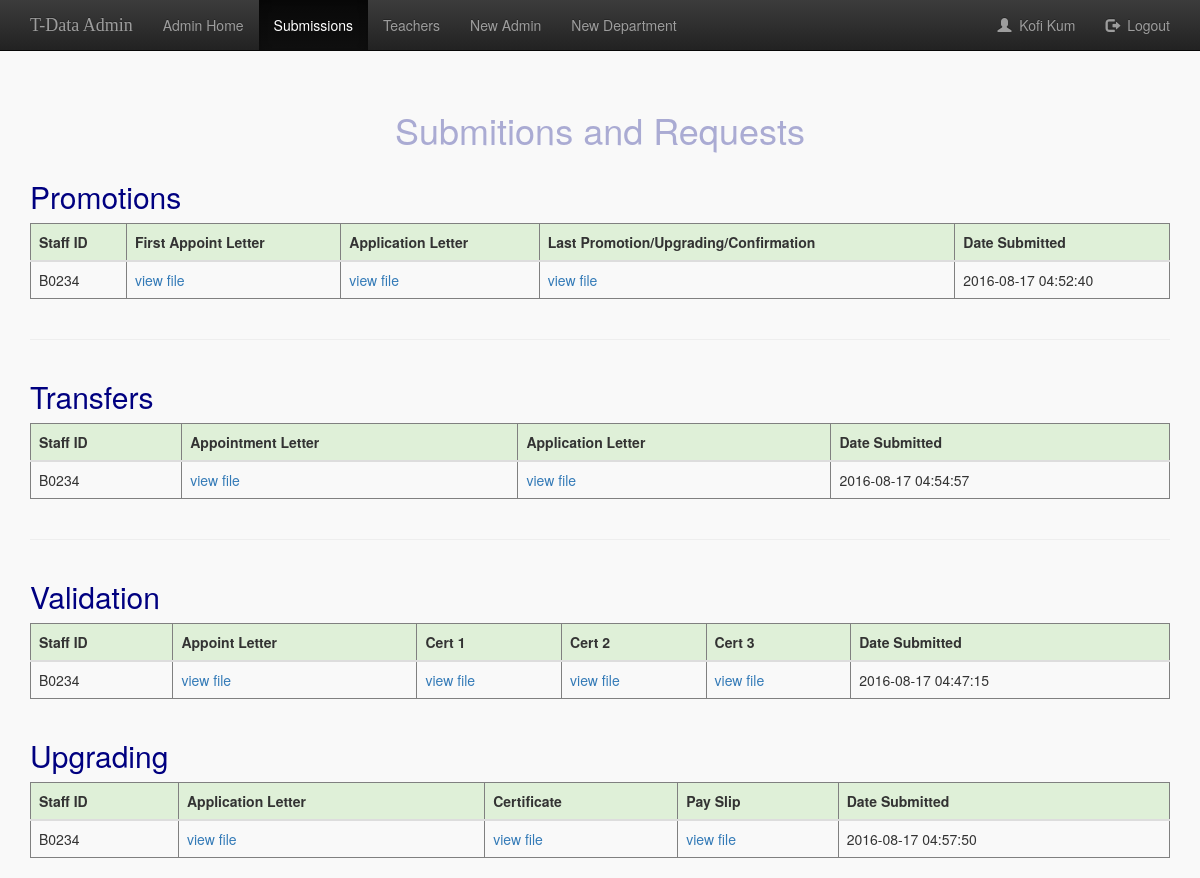
The app's page /admin/submision.php (signed in) with its own data.
### tables this page shows
CREATE TABLE `promotion` (
  `id` int(11) NOT NULL,
  `tr_id` varchar(11) NOT NULL,
  `firstAppoint` varchar(25) NOT NULL,
  `applicLetter` varchar(25) NOT NULL,
  `last_promo` varchar(25) NOT NULL,
  `last_log_date` timestamp NOT NULL
);

CREATE TABLE `transfer` (
  `id` int(11) NOT NULL,
  `tr_id` varchar(11) NOT NULL,
  `firstAppoint` varchar(25) NOT NULL,
  `transferApp` varchar(25) NOT NULL,
  `upload_date` timestamp NOT NULL
);

CREATE TABLE `validation` (
  `id` int(11) NOT NULL,
  `tr_id` varchar(11) NOT NULL,
  `appletter` varchar(25) NOT NULL,
  `cert1` varchar(25) NOT NULL,
  `cert2` varchar(25) NOT NULL,
  `cert3` varchar(25) NOT NULL,
  `upload_date` timestamp NOT NULL
);

CREATE TABLE `upgrading_tb` (
  `id` int(11) NOT NULL,
  `tr_id` varchar(11) NOT NULL,
  `app_letter` varchar(25) NOT NULL,
  `certificate` varchar(25) NOT NULL,
  `pay_slip` varchar(25) NOT NULL,
  `last_log_date` timestamp NOT NULL
);

### admin/submision.php (the view, shortened to what this page needs)
<?php
include_once 'dbconnect.php';
$query = $MySQLi_CON->query("SELECT * FROM admin WHERE user_id=".$_SESSION['adminSession']);
$userRow=$query->fetch_array();
?>
<!DOCTYPE html>
<head>
<link href="bootstrap/css/bootstrap.min.css" rel="stylesheet" media="screen">
<link href="bootstrap/css/bootstrap-theme.min.css" rel="stylesheet" media="screen">
<link rel="stylesheet" href="style.css" type="text/css" />
</head>
<body>
<nav class="navbar navbar-inverse navbar-fixed-top">
      <div class="container">
        <div class="navbar-header">
          <a class="navbar-brand" href="">T-Data Admin</a>
        </div>
        <div id="navbar" class="navbar-collapse collapse">
          <ul class="nav navbar-nav">
            <li><a href="home.php">Admin Home</a></li>
            <li class="active"><a href="#">Submissions</a></li>
            <li><a href="teacher_list.php">Teachers</a></li>
            <li><a href="register.php">New Admin</a></li>
            <li><a href="reg_department.php">New Department</a></li>
          </ul>
          <ul class="nav navbar-nav navbar-right">
            <li><a href="#"><span class="glyphicon glyphicon-user"></span>&nbsp; <?php echo $userRow['user_name']; ?></a></li>
            <li><a href="logout.php?logout"><span class="glyphicon glyphicon-log-out"></span>&nbsp; Logout</a></li>
          </ul>
        </div>
      </div>
    </nav>
<div class="container" style="margin-top:90px;" >
  <div class="row">
    <h1 style="color:#aaabd3;text-align:center">Submitions and Requests</h1>
  <div class = "col-md-12 success" >
      <div class = "row">
         <div class = "col-md-12" >
          <h2 style="color:navy;">Promotions</h2>
           <table class="table" border="1" >
           <thead >
             <tr class="success">
               <th>Staff ID</th>
               <th>First Appoint Letter</th>
               <th>Application Letter</th>
               <th>Last Promotion/Upgrading/Confirmation</th>
               <th>Date Submitted</th>
             </tr>
           </thead>
            <?php
              $sql = "SELECT * FROM promotion ORDER BY `promotion`.`last_log_date` DESC";
              $result = $MySQLi_CON->query($sql);
               if ($result) {
                   while($row = $result->fetch_assoc()) {
            ?>
           <tbody>
             <tr>
               <td><?php echo $row["tr_id"];?></td>
               <td><a href="../user/promotion/appointletter/<?php echo $row['firstAppoint'] ?>" target="_blank">view file</a></td>
               <td><a href="../user/promotion/applictletter/<?php echo $row['applicLetter'] ?>" target="_blank">view file</a></td>
               <td><a href="../user/promotion/promoletter/<?php echo $row['last_promo'] ?>" target="_blank">view file</a></td>
               <td><?php echo $row["last_log_date"];?></td>
             </tr>
           </tbody>
            <?php
              }
                } else {
                        echo "There are no Submitions For Promotion";
                        }
            ?>
            </table>
        </div>
      </div>
      <hr />
<div class = "row">
  <div class = "col-md-12" >
  <h2 style="color:navy;">Transfers</h2>
    <table class="table" border="1" >
      <thead >
          <tr class="success">
            <th>Staff ID</th>
            <th>Appointment Letter</th>
            <th>Application Letter</th>
            <th>Date Submitted</th>
          </tr>
    </thead>
        <?php
         $sql = "SELECT * FROM transfer ORDER BY `transfer`.`upload_date` DESC";
         $result = $MySQLi_CON->query($sql);
             if ($result) {
                 while($row = $result->fetch_assoc()) {
        ?>
        <tbody>
          <tr>
            <td><?php echo $row["tr_id"];?></td>
            <td><a href="../user/transfer/appointletter/<?php echo $row['firstAppoint'] ?>" target="_blank">view file</a></td>
            <td><a href="../user/transfer/applictletter/<?php echo $row['transferApp'] ?>" target="_blank">view file</a></td>
            <td><?php echo $row["upload_date"];?></td>
          </tr>
        </tbody>
        <?php
            }
          } else {
               echo "There are no Submitions For Transfer";
                }
        ?>
        </table>
      </div>
    </div>
      <hr />
  <div class = "row">
    <div class = "col-md-12" >
        <h2 style="color:navy;">Validation</h2>
      <table class="table" border="1" >
        <thead >
            <tr class="success">
                <th>Staff ID</th>
                <th>Appoint Letter</th>
                <th>Cert 1</th>
                <th>Cert 2</th>
                <th>Cert 3</th>
                <th>Date Submitted</th>
          </tr>
        </thead>
           <?php
             $sql = "SELECT * FROM validation ORDER BY `validation`.`upload_date` DESC";
             $result = $MySQLi_CON->query($sql);
                if ($result) {
                while($row = $result->fetch_assoc()) {
             ?>
          <tbody>
            <tr>
                <td><?php echo $row["tr_id"];?></td>
                <td><a href="../user/validate/letters/<?php echo $row['appletter'] ?>" target="_blank">view file</a></td>
                <td><a href="../user/validate/certs/<?php echo $row['cert1'] ?>" target="_blank">view file</a></td>
                <td><a href="../user/validate/certs/<?php echo $row['cert2'] ?>" target="_blank">view file</a></td>
                <td><a href="../user/validate/certs/<?php echo $row['cert3'] ?>" target="_blank">view file</a></td>
                <td><?php echo $row["upload_date"];?></td>
            </tr>
          </tbody>
            <?php
                }
              } else {
                      echo "there are no Submitions for validations";
                      }
            ?>
                                  </table>
    </div>
    </div>
    <div class= "row">
         <div class = "col-md-12" >
          <h2 style="color:navy;">Upgrading</h2>
           <table class="table" border="1" >
           <thead >
             <tr class="success">
               <th>Staff ID</th>
               <th>Application Letter</th>
               <th>Certificate</th>
               <th>Pay Slip</th>
               <th>Date Submitted</th>
             </tr>
           </thead>
            <?php
              $sql = "SELECT * FROM upgrading_tb ORDER BY `upgrading_tb`.`last_log_date` DESC";
              $result = $MySQLi_CON->query($sql);
               if ($result) {
                   while($row = $result->fetch_assoc()) {
            ?>
           <tbody>
             <tr>
               <td><?php echo $row["tr_id"];?></td>
               <td><a href="../user/upgrade/application/<?php echo $row['app_letter'] ?>" target="_blank">view file</a></td>
               <td><a href="../user/upgrade/certs/<?php echo $row['certificate'] ?>" target="_blank">view file</a></td>
               <td><a href="../user/upgrade/slip/<?php echo $row['pay_slip'] ?>" target="_blank">view file</a></td>
               <td><?php echo $row["last_log_date"];?></td>
             </tr>
           </tbody>
                    <?php
                      }
                        } else {
                                echo "There are no Submitions For Promotion";
                        }
            ?>
            </table>
        </div>
      </div>
  </div>
  </div>
 </div>
</body>
</html>

### admin/style.css (style rules this page uses)
body { background:#f9f9f9; }
.navbar-brand { font-family:"Lucida Handwriting"; }

### records on screen
promotion: tr "B0234", last_log_date "2016-08-17 04:52:40"
transfer: tr "B0234", upload_date "2016-08-17 04:54:57"
validation: tr "B0234", upload_date "2016-08-17 04:47:15"
upgrading_tb: tr "B0234", last_log_date "2016-08-17 04:57:50"

### other values on screen
$userRow['user_name'] "Kofi Kum"
